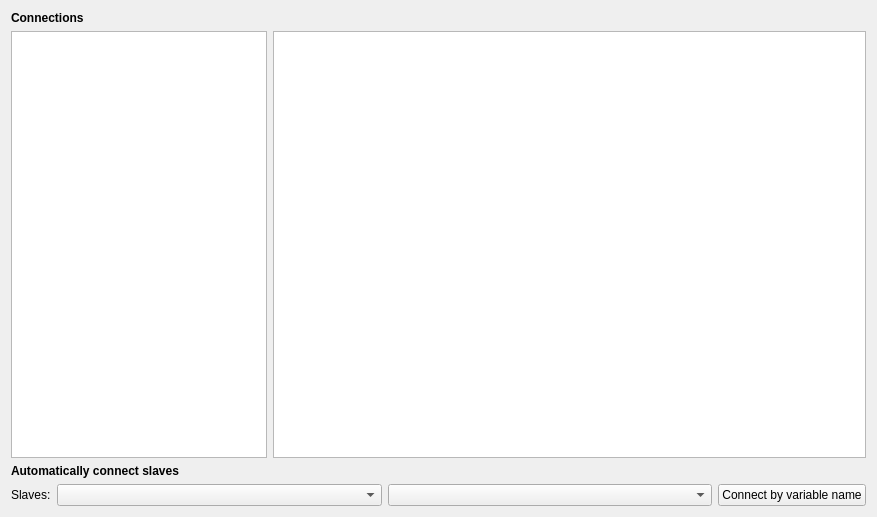
<?xml version="1.0" encoding="UTF-8"?>
<ui version="4.0">
 <class>MSIMViewConnections</class>
 <widget class="QWidget" name="MSIMViewConnections">
  <property name="geometry">
   <rect>
    <x>0</x>
    <y>0</y>
    <width>877</width>
    <height>517</height>
   </rect>
  </property>
  <property name="windowTitle">
   <string>Form</string>
  </property>
  <layout class="QVBoxLayout" name="verticalLayout">
   <item>
    <widget class="QLabel" name="label_2">
     <property name="font">
      <font>
       <weight>75</weight>
       <bold>true</bold>
      </font>
     </property>
     <property name="text">
      <string>Connections</string>
     </property>
    </widget>
   </item>
   <item>
    <layout class="QHBoxLayout" name="horizontalLayout_3" stretch="0,1">
     <item>
      <widget class="QTableWidget" name="tableWidgetSlaves">
       <property name="alternatingRowColors">
        <bool>true</bool>
       </property>
      </widget>
     </item>
     <item>
      <widget class="QTableWidget" name="tableWidgetConnections">
       <property name="alternatingRowColors">
        <bool>true</bool>
       </property>
       <property name="selectionMode">
        <enum>QAbstractItemView::SingleSelection</enum>
       </property>
       <property name="selectionBehavior">
        <enum>QAbstractItemView::SelectRows</enum>
       </property>
      </widget>
     </item>
    </layout>
   </item>
   <item>
    <widget class="QLabel" name="label_3">
     <property name="font">
      <font>
       <weight>75</weight>
       <bold>true</bold>
      </font>
     </property>
     <property name="text">
      <string>Automatically connect slaves</string>
     </property>
    </widget>
   </item>
   <item>
    <layout class="QHBoxLayout" name="horizontalLayout" stretch="0,1,1,0">
     <item>
      <widget class="QLabel" name="label">
       <property name="text">
        <string>Slaves:</string>
       </property>
      </widget>
     </item>
     <item>
      <widget class="QComboBox" name="comboBoxSlave1"/>
     </item>
     <item>
      <widget class="QComboBox" name="comboBoxSlave2"/>
     </item>
     <item>
      <widget class="QPushButton" name="pushButton">
       <property name="text">
        <string>Connect by variable name</string>
       </property>
      </widget>
     </item>
    </layout>
   </item>
  </layout>
 </widget>
 <resources/>
 <connections/>
</ui>
